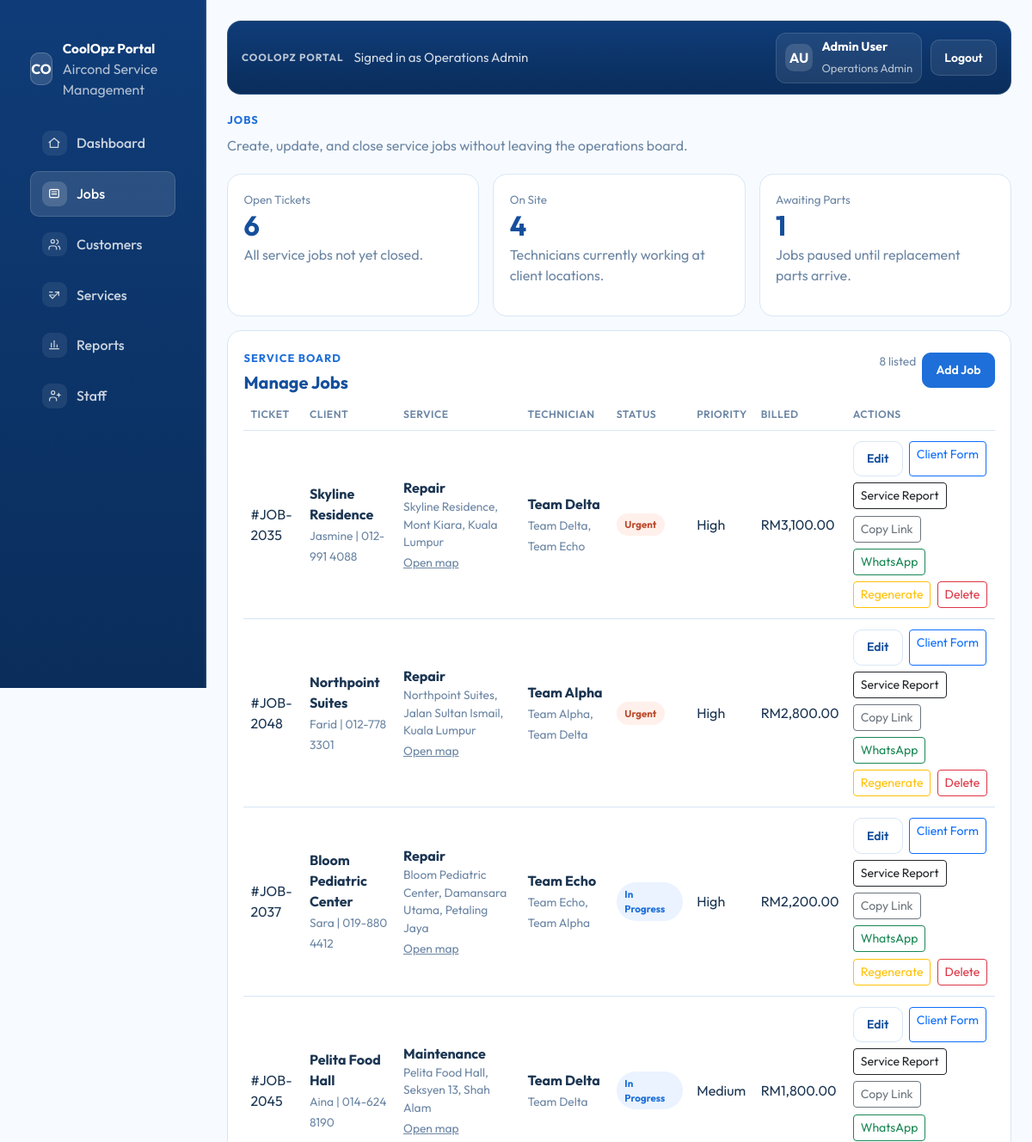
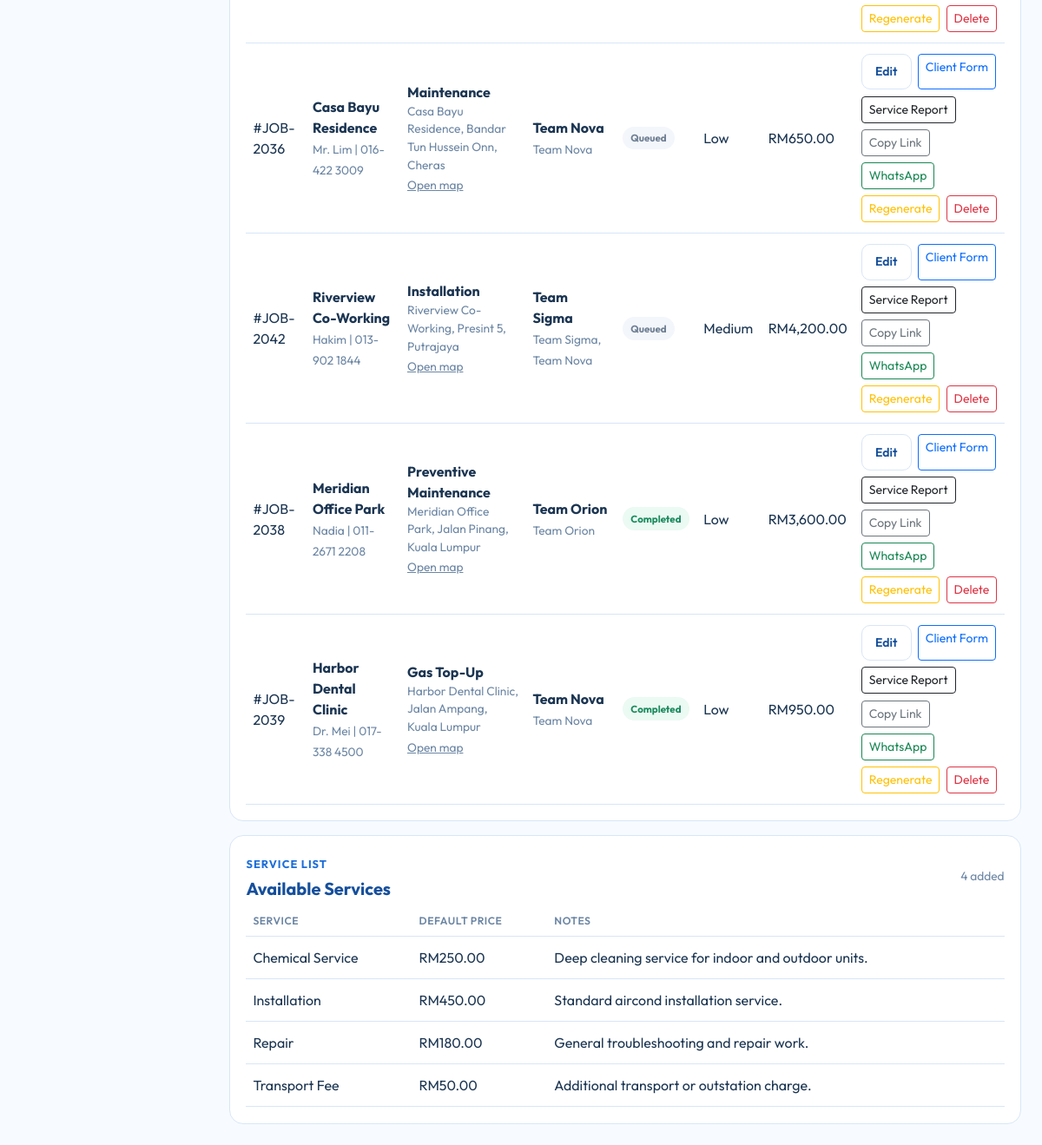
/jobs.php (signed in), run on the app's committed database (2 pictures, top to bottom).
### tables this page shows
CREATE TABLE IF NOT EXISTS jobs (
    id INT UNSIGNED AUTO_INCREMENT PRIMARY KEY,
    ticket_number VARCHAR(40) NOT NULL UNIQUE,
    customer_name VARCHAR(190) NOT NULL,
    service_type VARCHAR(80) NOT NULL,
    technician_team VARCHAR(80) NOT NULL,
    attending_technicians VARCHAR(255) NOT NULL DEFAULT '',
    site_address VARCHAR(255) NOT NULL DEFAULT '',
    google_maps_url VARCHAR(255) NOT NULL DEFAULT '',
    person_in_charge_name VARCHAR(120) NOT NULL DEFAULT '',
    person_in_charge_contact VARCHAR(190) NOT NULL DEFAULT '',
    client_update_token VARCHAR(64) NOT NULL DEFAULT '',
    status VARCHAR(40) NOT NULL,
    priority_level VARCHAR(40) NOT NULL,
    billed_amount DECIMAL(10,2) NOT NULL DEFAULT 0,
    notes VARCHAR(255) NOT NULL DEFAULT '',
    created_at TIMESTAMP DEFAULT CURRENT_TIMESTAMP,
    UNIQUE KEY uniq_jobs_client_update_token (client_update_token)
);

CREATE TABLE IF NOT EXISTS services (
    id INT UNSIGNED AUTO_INCREMENT PRIMARY KEY,
    name VARCHAR(120) NOT NULL,
    default_price DECIMAL(10,2) NOT NULL DEFAULT 0,
    notes VARCHAR(255) NOT NULL DEFAULT '',
    created_at TIMESTAMP DEFAULT CURRENT_TIMESTAMP,
    UNIQUE KEY uniq_service_name (name)
);

### jobs.php (the view, shortened to what the rows shown need)
<?php
require_once __DIR__ . '/includes/data.php';
$services = coolopz_fetch_services();
$jobs = coolopz_fetch_jobs();
include __DIR__ . '/includes/head.php';
?>
        <main class="portal-main">
            <section class="row g-3 mt-0">
                <div class="col-12">
                    <div class="simple-panel h-100">
                        <div class="panel-head mb-2">
                            <div>
                                <h2 class="panel-title">Manage Jobs</h2>
                            </div>
                        </div>
                        <div class="table-responsive">
                            <table class="table portal-table align-middle mb-0">
                                <thead>
                                    <tr>
                                        <th>Ticket</th>
                                        <th>Client</th>
                                        <th>Service</th>
                                        <th>Technician</th>
                                        <th>Status</th>
                                        <th>Priority</th>
                                        <th>Billed</th>
                                        <th>Actions</th>
                                    </tr>
                                </thead>
                                <tbody>
<?php foreach ($jobs as $job): ?>
<?php $clientUpdateUrl = coolopz_job_client_update_url((string) $job['client_update_token']); ?>
<?php $serviceReportUrl = coolopz_job_service_report_url((string) $job['client_update_token']); ?>
<?php $clientWhatsappUrl = coolopz_job_client_whatsapp_url($job); ?>
                                    <tr>
                                        <td><?= htmlspecialchars($job['ticket_number'], ENT_QUOTES, 'UTF-8') ?></td>
                                        <td>
                                            <strong class="d-block"><?= htmlspecialchars($job['customer_name'] !== '' ? $job['customer_name'] : 'Add later', ENT_QUOTES, 'UTF-8') ?></strong>
                                            <span class="subtle-note"><?= htmlspecialchars(($job['person_in_charge_name'] ?? '') !== '' ? $job['person_in_charge_name'] : 'Person In Charge pending', ENT_QUOTES, 'UTF-8') ?><?= ($job['person_in_charge_contact'] ?? '') !== '' ? ' | ' . htmlspecialchars($job['person_in_charge_contact'], ENT_QUOTES, 'UTF-8') : '' ?></span>
                                        </td>
                                        <td>
                                            <strong class="d-block"><?= htmlspecialchars($job['service_type'], ENT_QUOTES, 'UTF-8') ?></strong>
<?php if (($job['site_address'] ?? '') !== ''): ?>
                                            <span class="subtle-note d-block"><?= htmlspecialchars($job['site_address'], ENT_QUOTES, 'UTF-8') ?></span>
<?php else: ?>
                                            <span class="subtle-note d-block">No site address added</span>
<?php endif; ?>
<?php if (($job['google_maps_url'] ?? '') !== ''): ?>
                                            <a class="subtle-note" href="<?= htmlspecialchars($job['google_maps_url'], ENT_QUOTES, 'UTF-8') ?>" target="_blank" rel="noopener noreferrer">Open map</a>
<?php endif; ?>
                                        </td>
                                        <td>
                                            <strong class="d-block"><?= htmlspecialchars($job['technician_team'] !== '' ? $job['technician_team'] : 'Add later', ENT_QUOTES, 'UTF-8') ?></strong>
                                            <span class="subtle-note"><?= htmlspecialchars(($job['attending_technicians'] ?? '') !== '' ? $job['attending_technicians'] : 'No attending team yet', ENT_QUOTES, 'UTF-8') ?></span>
                                        </td>
                                        <td><span class="status-badge <?= coolopz_status_badge_class($job['status']) ?>"><?= htmlspecialchars($job['status'], ENT_QUOTES, 'UTF-8') ?></span></td>
                                        <td><?= htmlspecialchars($job['priority_level'], ENT_QUOTES, 'UTF-8') ?></td>
                                        <td><?= htmlspecialchars((float) $job['billed_amount'] > 0 ? 'RM' . number_format((float) $job['billed_amount'], 2) : 'Pending', ENT_QUOTES, 'UTF-8') ?></td>
                                        <td>
                                            <div class="jobs-actions">
                                                <a class="btn btn-portal-secondary btn-sm" href="jobs.php?edit=<?= htmlspecialchars((string) $job['id'], ENT_QUOTES, 'UTF-8') ?>">Edit</a>
                                                <a class="btn btn-outline-primary btn-sm" href="<?= htmlspecialchars($clientUpdateUrl, ENT_QUOTES, 'UTF-8') ?>" target="_blank" rel="noopener noreferrer">Client Form</a>
                                                <a class="btn btn-outline-dark btn-sm" href="<?= htmlspecialchars($serviceReportUrl, ENT_QUOTES, 'UTF-8') ?>" target="_blank" rel="noopener noreferrer">Service Report</a>
                                                <button type="button" class="btn btn-outline-secondary btn-sm" data-copy-client-link="<?= htmlspecialchars($clientUpdateUrl, ENT_QUOTES, 'UTF-8') ?>">Copy Link</button>
                                                <a class="btn btn-outline-success btn-sm" href="<?= htmlspecialchars($clientWhatsappUrl, ENT_QUOTES, 'UTF-8') ?>" target="_blank" rel="noopener noreferrer">WhatsApp</a>
                                                <form method="post" class="m-0" onsubmit="return confirm('Regenerate the client link for this job? The old link will stop working.');">
                                                    <button type="submit" class="btn btn-outline-warning btn-sm">Regenerate</button>
                                                </form>
                                                <form method="post" class="m-0" onsubmit="return confirm('Delete this job?');">
                                                    <button type="submit" class="btn btn-outline-danger btn-sm">Delete</button>
                                                </form>
                                            </div>
                                        </td>
                                    </tr>
<?php endforeach; ?>
                                </tbody>
                            </table>
                        </div>
                    </div>
                </div>
            </section>
            <section class="row g-3 mt-0">
                <div class="col-12">
                    <div class="simple-panel h-100">
                        <div class="panel-head mb-2">
                            <div>
                                <h2 class="panel-title">Available Services</h2>
                            </div>
                        </div>
                        <div class="table-responsive">
                            <table class="table portal-table align-middle mb-0">
                                <thead>
                                    <tr>
                                        <th>Service</th>
                                        <th>Default Price</th>
                                        <th>Notes</th>
                                    </tr>
                                </thead>
                                <tbody>
<?php foreach ($services as $service): ?>
                                    <tr>
                                        <td><?= htmlspecialchars($service['name'], ENT_QUOTES, 'UTF-8') ?></td>
                                        <td><?= htmlspecialchars((float) $service['default_price'] > 0 ? 'RM' . number_format((float) $service['default_price'], 2) : '-', ENT_QUOTES, 'UTF-8') ?></td>
                                        <td><?= htmlspecialchars($service['notes'] !== '' ? $service['notes'] : 'No notes added.', ENT_QUOTES, 'UTF-8') ?></td>
                                    </tr>
<?php endforeach; ?>
                                </tbody>
                            </table>
                        </div>
                    </div>
                </div>
            </section>
        </main>
<?php include __DIR__ . '/includes/footer.php'; ?>

### data on the page
jobs: ticket_number "#JOB-2035", customer_name "Skyline Residence", person_in_charge_name "Jasmine", person_in_charge_contact "012-991 4088", service_type "Repair", site_address "Skyline Residence, Mont Kiara, Kuala Lumpur", technician_team "Team Delta", attending_technicians "Team Delta, Team Echo", status "Urgent", priority_level "High", billed_amount "RM3,100.00"
jobs: ticket_number "#JOB-2048", customer_name "Northpoint Suites", person_in_charge_name "Farid", person_in_charge_contact "012-778 3301", service_type "Repair", site_address "Northpoint Suites, Jalan Sultan Ismail, Kuala Lumpur", technician_team "Team Alpha", attending_technicians "Team Alpha, Team Delta", status "Urgent", priority_level "High", billed_amount "RM2,800.00"
jobs: ticket_number "#JOB-2037", customer_name "Bloom Pediatric Center", person_in_charge_name "Sara", person_in_charge_contact "019-880 4412", service_type "Repair", site_address "Bloom Pediatric Center, Damansara Utama, Petaling Jaya", technician_team "Team Echo", attending_technicians "Team Echo, Team Alpha", status "In Progress", priority_level "High", billed_amount "RM2,200.00"
jobs: ticket_number "#JOB-2045", customer_name "Pelita Food Hall", person_in_charge_name "Aina", person_in_charge_contact "014-624 8190", service_type "Maintenance", site_address "Pelita Food Hall, Seksyen 13, Shah Alam", technician_team "Team Delta", attending_technicians "Team Delta", status "In Progress", priority_level "Medium", billed_amount "RM1,800.00"
jobs: ticket_number "#JOB-2036", customer_name "Casa Bayu Residence", person_in_charge_name "Mr. Lim", person_in_charge_contact "016-422 3009", service_type "Maintenance", site_address "Casa Bayu Residence, Bandar Tun Hussein Onn, Cheras", technician_team "Team Nova", attending_technicians "Team Nova", status "Queued", priority_level "Low", billed_amount "RM650.00"
jobs: ticket_number "#JOB-2042", customer_name "Riverview Co-Working", person_in_charge_name "Hakim", person_in_charge_contact "013-902 1844", service_type "Installation", site_address "Riverview Co-Working, Presint 5, Putrajaya", technician_team "Team Sigma", attending_technicians "Team Sigma, Team Nova", status "Queued", priority_level "Medium", billed_amount "RM4,200.00"
jobs: ticket_number "#JOB-2038", customer_name "Meridian Office Park", person_in_charge_name "Nadia", person_in_charge_contact "011-2671 2208", service_type "Preventive Maintenance", site_address "Meridian Office Park, Jalan Pinang, Kuala Lumpur", technician_team "Team Orion", attending_technicians "Team Orion", status "Completed", priority_level "Low", billed_amount "RM3,600.00"
jobs: ticket_number "#JOB-2039", customer_name "Harbor Dental Clinic", person_in_charge_name "Dr. Mei", person_in_charge_contact "017-338 4500", service_type "Gas Top-Up", site_address "Harbor Dental Clinic, Jalan Ampang, Kuala Lumpur", technician_team "Team Nova", attending_technicians "Team Nova", status "Completed", priority_level "Low", billed_amount "RM950.00"
services: name "Chemical Service", default_price "RM250.00", notes "Deep cleaning service for indoor and outdoor units."
services: name "Installation", default_price "RM450.00", notes "Standard aircond installation service."
services: name "Repair", default_price "RM180.00", notes "General troubleshooting and repair work."
services: name "Transport Fee", default_price "RM50.00", notes "Additional transport or outstation charge."

### other printed values
$item['label'] "Dashboard"
$item['label'] "Jobs"
$item['label'] "Customers"
$item['label'] "Services"
$item['label'] "Reports"
$item['label'] "Staff"
$currentUserRole "Operations Admin"
$userInitials "AU"
$currentUserName "Admin User"
$jobMetrics['open_tickets'] "6"
$jobMetrics['on_site'] "4"
$jobMetrics['awaiting_parts'] "1"
count($jobs) "8"
count($services) "4"
